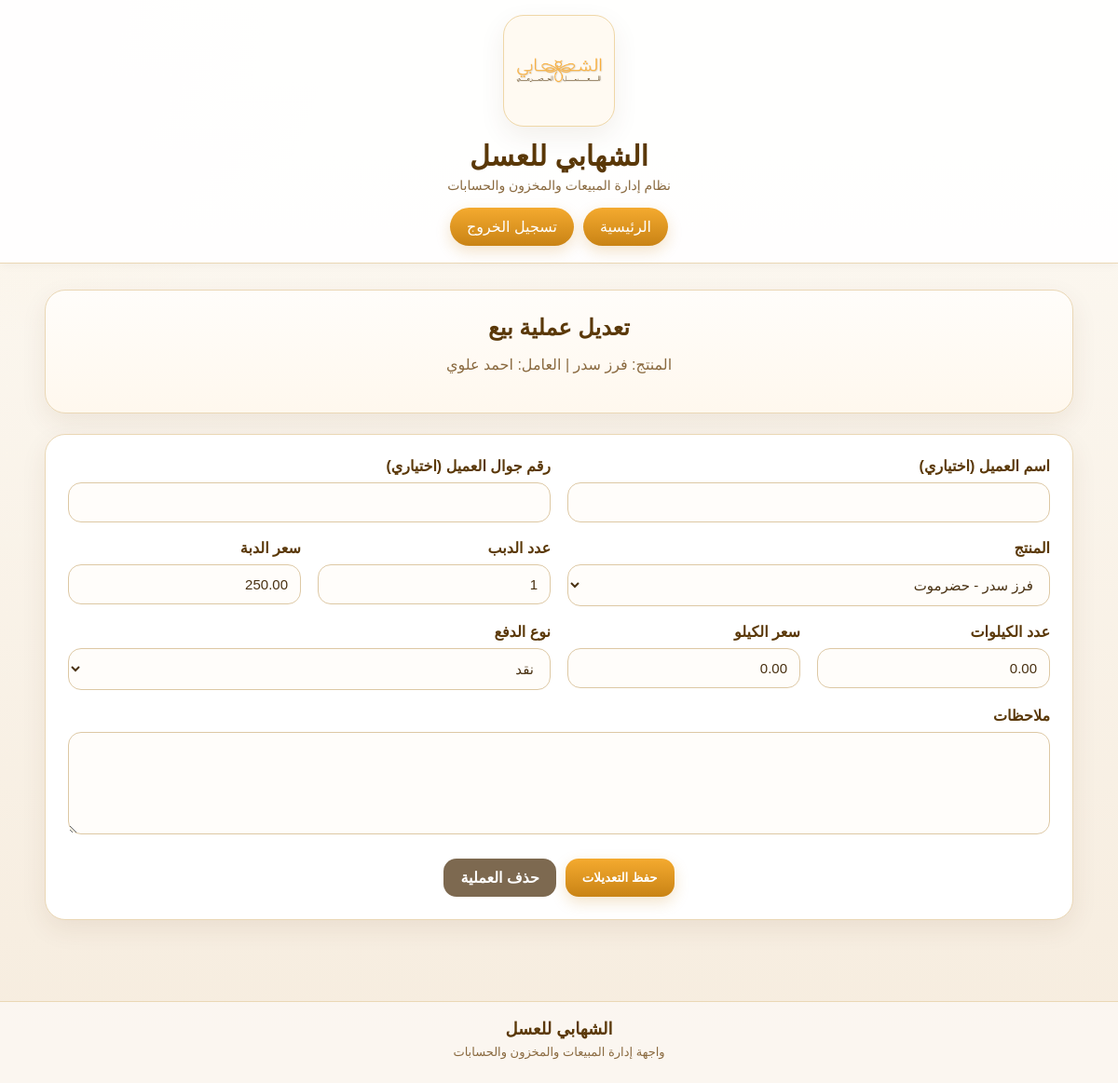
Page /sales/10/edit/ (signed in) on the committed database.
### sales/models.py (models this page shows, shortened)
class Sale(models.Model):
    PAYMENT_CHOICES = [
        ('cash', 'نقد'),
        ('transfer', 'حوالة'),
        ('deferred', 'آجل'),
    ]
    warehouse = models.ForeignKey(
        Warehouse,
        on_delete=models.PROTECT,
        verbose_name='المخزن'
    )
    worker = models.ForeignKey(
        WorkerProfile,
        on_delete=models.PROTECT,
        verbose_name='العامل'
    )
    customer = models.ForeignKey(
        Customer,
        on_delete=models.SET_NULL,
        blank=True,
        null=True,
        verbose_name='العميل'
    )
    product = models.ForeignKey(
        Product,
        on_delete=models.PROTECT,
        verbose_name='المنتج'
    )
    quantity_dabba = models.PositiveIntegerField(
        default=0,
        verbose_name='عدد الدبب'
    )
    price_per_dabba = models.DecimalField(
        max_digits=10,
        decimal_places=2,
        default=0,
        verbose_name='سعر الدبة'
    )
    quantity_kg = models.DecimalField(
        max_digits=6,
        decimal_places=2,
        default=0,
        verbose_name='عدد الكيلوات'
    )
    price_per_kg = models.DecimalField(
        max_digits=10,
        decimal_places=2,
        default=0,
        verbose_name='سعر الكيلو'
    )
    payment_type = models.CharField(
        max_length=20,
        choices=PAYMENT_CHOICES,
        verbose_name='نوع الدفع'
    )
    total_amount = models.DecimalField(
        max_digits=12,
        decimal_places=2,
        default=0,
        verbose_name='إجمالي البيع'
    )
    total_cost = models.DecimalField(
        max_digits=12,
        decimal_places=2,
        default=0,
        verbose_name='إجمالي التكلفة'
    )
    profit_amount = models.DecimalField(
        max_digits=12,
        decimal_places=2,
        default=0,
        verbose_name='الربح'
    )
    worker_cash_amount = models.DecimalField(
        max_digits=12,
        decimal_places=2,
        default=0,
        verbose_name='النقد المستلم على العامل'
    )
    notes = models.TextField(
        blank=True,
        null=True,
        verbose_name='ملاحظات'
    )
    sale_date = models.DateTimeField(
        auto_now_add=True,
        verbose_name='تاريخ البيع'
    )
    class Meta:
        verbose_name = 'عملية بيع'
        verbose_name_plural = 'المبيعات'
        ordering = ['-sale_date']

### products/models.py (models this page shows)
class Product(models.Model):
    warehouse = models.ForeignKey(
        Warehouse,
        on_delete=models.CASCADE,
        verbose_name='المخزن'
    )
    name = models.CharField(max_length=150, verbose_name='اسم المنتج')
    honey_type = models.CharField(max_length=150, blank=True, null=True, verbose_name='نوع العسل')
    purchase_price_per_kg = models.DecimalField(
    max_digits=10,
    decimal_places=2,
    default=0,
    verbose_name='سعر الشراء للكيلو'
)
    default_sale_price_per_dabba = models.DecimalField(
        max_digits=10,
        decimal_places=2,
        default=0,
        verbose_name='سعر البيع الافتراضي للدبة'
    )
    default_sale_price_per_kg = models.DecimalField(
        max_digits=10,
        decimal_places=2,
        default=0,
        verbose_name='سعر البيع الافتراضي للكيلو'
    )
    is_active = models.BooleanField(default=True, verbose_name='نشط')
    created_at = models.DateTimeField(auto_now_add=True, verbose_name='تاريخ الإنشاء')
    class Meta:
        verbose_name = 'منتج'
        verbose_name_plural = 'المنتجات'
    def __str__(self):
        return f"{self.name} - {self.warehouse.name}"

### accounts/models.py (models this page shows, shortened)
class WorkerProfile(models.Model):
    ROLE_MANAGER = 'manager'
    ROLE_WORKER = 'worker'
    ROLE_CHOICES = [
        (ROLE_MANAGER, 'مدير'),
        (ROLE_WORKER, 'عامل'),
    ]
    user = models.OneToOneField(
        User,
        on_delete=models.CASCADE,
        verbose_name='المستخدم',
    )
    full_name = models.CharField(
        max_length=150,
        verbose_name='الاسم الكامل',
    )
    phone = models.CharField(
        max_length=30,
        blank=True,
        null=True,
        verbose_name='رقم الجوال',
    )
    role = models.CharField(
        max_length=20,
        choices=ROLE_CHOICES,
        default=ROLE_WORKER,
        verbose_name='الدور',
    )
    warehouse = models.ForeignKey(
        Warehouse,
        on_delete=models.SET_NULL,
        blank=True,
        null=True,
        verbose_name='المخزن',
    )
    is_active = models.BooleanField(
        default=True,
        verbose_name='نشط',
    )
    created_at = models.DateTimeField(
        auto_now_add=True,
        verbose_name='تاريخ الإنشاء',
    )
    class Meta:
        verbose_name = 'ملف مستخدم'
        verbose_name_plural = 'ملفات المستخدمين'

### sales/views.py (the view)
# urls.py: path('<int:pk>/edit/', sale_update, name='sale-update'),
@login_required
def sale_update(request, pk):
    profile = WorkerProfile.objects.filter(user=request.user).select_related('warehouse').first()
    if not profile:
        return redirect('dashboard')
    sale = get_object_or_404(
        Sale.objects.select_related('customer', 'product', 'warehouse', 'worker'),
        pk=pk,
    )
    if not can_access_sale(profile, sale):
        return redirect(get_sales_redirect_name(profile))
    worker_profile_for_form = profile if profile.role == 'worker' else None
    if request.method == 'POST':
        form = WorkerSaleForm(request.POST, instance=sale, worker_profile=worker_profile_for_form)
        if form.is_valid():
            updated_sale = form.save(commit=False)
            customer_name = form.cleaned_data.get('customer_name')
            customer_phone = form.cleaned_data.get('customer_phone')
            updated_sale.customer = get_or_create_customer_from_form(customer_name, customer_phone)
            updated_sale.save()
            return redirect(get_sales_redirect_name(profile))
    else:
        form = WorkerSaleForm(instance=sale, worker_profile=worker_profile_for_form)
    return render(request, 'sales/sale_update_form.html', {
        'form': form,
        'profile': profile,
        'sale': sale,
    })

### sales/views.py (called while the page is built)
def can_access_sale(profile, sale):
    if profile.role == 'manager':
        return True
    return sale.worker_id == profile.id

### templates/sales/sale_update_form.html (shortened to what this page needs)
{% extends 'base.html' %}
{% block content %}
<div class="hero-card">
    <h2>تعديل عملية بيع</h2>
    <p class="muted">المنتج: {{ sale.product.name }} | العامل: {{ sale.worker.full_name }}</p>
</div>
<div class="panel-card">
    <form method="post">
        <div class="grid">
            <div class="col-6">
                <label>اسم العميل (اختياري)</label>
                {{ form.customer_name }}
            </div>
            <div class="col-6">
                <label>رقم جوال العميل (اختياري)</label>
                {{ form.customer_phone }}
            </div>
            <div class="col-6">
                <label>المنتج</label>
                {{ form.product }}
            </div>
            <div class="col-3">
                <label>عدد الدبب</label>
                {{ form.quantity_dabba }}
            </div>
            <div class="col-3">
                <label>سعر الدبة</label>
                {{ form.price_per_dabba }}
            </div>
            <div class="col-3">
                <label>عدد الكيلوات</label>
                {{ form.quantity_kg }}
            </div>
            <div class="col-3">
                <label>سعر الكيلو</label>
                {{ form.price_per_kg }}
            </div>
            <div class="col-6">
                <label>نوع الدفع</label>
                {{ form.payment_type }}
            </div>
            <div class="col-12">
                <label>ملاحظات</label>
                {{ form.notes }}
            </div>
        </div>
        <div class="actions">
            <button type="submit" class="btn">حفظ التعديلات</button>
            <a href="{% url 'sale-delete' sale.pk %}" class="btn btn-secondary">حذف العملية</a>
        </div>
    </form>
</div>
{% endblock %}

### static/css/style.css (style rules this page uses)
:root { --bg-main: #fbf7ef; --bg-soft: #f7efe2; --card-bg: #ffffff; --text-main: #493112; --text-soft: #8a6a40; --gold-main: #f4aa2f; --gold-dark: #c98315; --brown-main: #5a3808; --border-soft: #ead7b5; --shadow-soft: 0 10px 28px rgba(90, 56, 8, 0.08); --radius-xl: 22px; --radius-lg: 18px; --radius-md: 14px; }
* { box-sizing: border-box; }
body { margin: 0; font-family: Tahoma, Arial, sans-serif; color: var(--text-main); background: radial-gradient(circle at top left, rgba(244, 170, 47, 0.06), transparent 22%), linear-gradient(180deg, #fdfaf4 0%, #f6ecde 100%); }
.hero-card, .panel-card, .stat-card { background: var(--card-bg); border: 1px solid var(--border-soft); border-radius: var(--radius-xl); box-shadow: var(--shadow-soft); }
.hero-card { padding: 26px; text-align: center; margin-bottom: 22px; background: linear-gradient(180deg, #fffdfa 0%, #fff8ee 100%); }
.panel-card { padding: 24px; margin-bottom: 22px; }
.hero-card h2, .panel-card h2, .panel-card h3 { margin-top: 0; margin-bottom: 10px; color: var(--brown-main); }
.muted { color: var(--text-soft); text-align: center; }
.grid { display: grid; grid-template-columns: repeat(12, 1fr); gap: 18px; margin-bottom: 22px; }
.col-3 { grid-column: span 3; }
.col-6 { grid-column: span 6; }
.col-12 { grid-column: span 12; }
.actions { display: flex; justify-content: center; gap: 10px; flex-wrap: wrap; margin-top: 14px; }
.btn { display: inline-block; padding: 11px 18px; border-radius: 14px; background: linear-gradient(180deg, var(--gold-main), var(--gold-dark)); color: white; text-decoration: none; border: none; cursor: pointer; font-weight: bold; box-shadow: 0 6px 16px rgba(201, 131, 21, 0.22); }
.btn-secondary { background: #7d6950; box-shadow: none; }
label { display: block; margin-bottom: 8px; font-weight: bold; color: var(--brown-main); }
input, select, textarea, .form-control { width: 100%; padding: 12px 13px; border: 1px solid #ddc8a4; border-radius: 14px; background: #fffdfa; font-size: 15px; color: var(--text-main); }
textarea { min-height: 110px; resize: vertical; }
.btn, .main-nav a, .logout-btn, .quick-links a { transition: 0.2s ease; }

### rows in the picture
Sale: product.name "فرز سدر", worker.full_name "احمد علوي", product "فرز سدر - حضرموت", quantity_dabba "1", price_per_dabba "250.00", quantity_kg "0.00", price_per_kg "0.00", payment_type "نقد"
